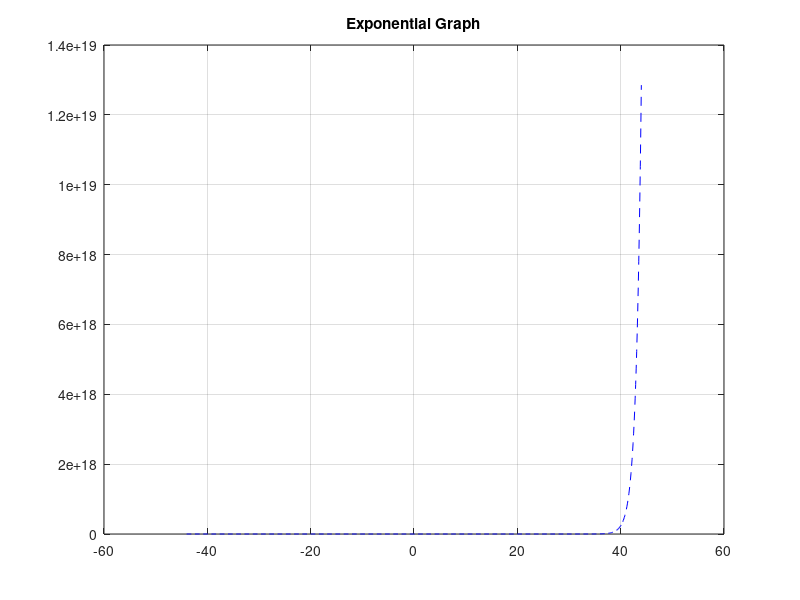

MATLAB code to generate this figure:
%%%%%%%%%%%%%%%%%%%%%%%%%%%%%                 MATLAB LAB PRACTICE 4                 %%%%%%%%%%%%%%%%%%%%%%%%%%%%%
 
  % Example: 2D plotting, plot sin(x) and cos(x) over [0, 2pi] with different colors
x = [0:0.01:2*pi];
x = linspace(0,2*pi,250); % get 250 dots between 0 and 2pi
%%hold on;  % to hold figure
%%plot(sin(x),'b--') % blue lines
%%plot(cos(x),'r--') % red lines
%%title('Sin-Cos'), xlabel('X-Label'), ylabel('Y-Label')
%%legend('Y data','Zdata');
%%hold off; % to release hold

% otherwise
%%figure,plot(x,sin(x),x,cos(x));
%%title('Sin-Cos'), xlabel('X-Label'), ylabel('Y-Label'),
%%legend('Y data','Z data');
%%grid on; % forms grid behind the plot

clc

% Example: 2D plotting with linspace
t1 = linspace(0,1,400);
t2 = linspace(1,6,400);
y1 = t1;
y2 = 1./t2; % 1/t2
t = [t1,t2];
y = [y1,y2];
%plot(t,y)
%%title('2D Plot'), xlabel('T-Label'), ylabel('Y-Label');

clc

% Subplot -> subplot(M,N,P)
% M: rows
% N: colstyle
% P: index

x = linspace(-pi,pi,20);
x1 = linspace(-2*pi,2*pi,20);
s = sin(x);
c = cos(x);
%%figure,
%%subplot(2,1,1),plot(x,s, 'b--');
%%title('Sin Graph'), xlabel('X-Label'), ylabel('Sin-Label');
%%subplot(2,1,2),plot(x,c, 'r--');
%%title('Cos Graph'), xlabel('X-Label'), ylabel('Cos-Label');

clc

%% Example: Parabol function
x = [-100:0.1:100]
p = x.^2;
%%plot(x,p, 'r--')
%%title("Parabol Graph")

clc

% Example: Exponential function
x = [-44:0.1:44]
e = exp(x)
plot(x,e, 'b--')
title("Exponential Graph")
grid on;

% Example
